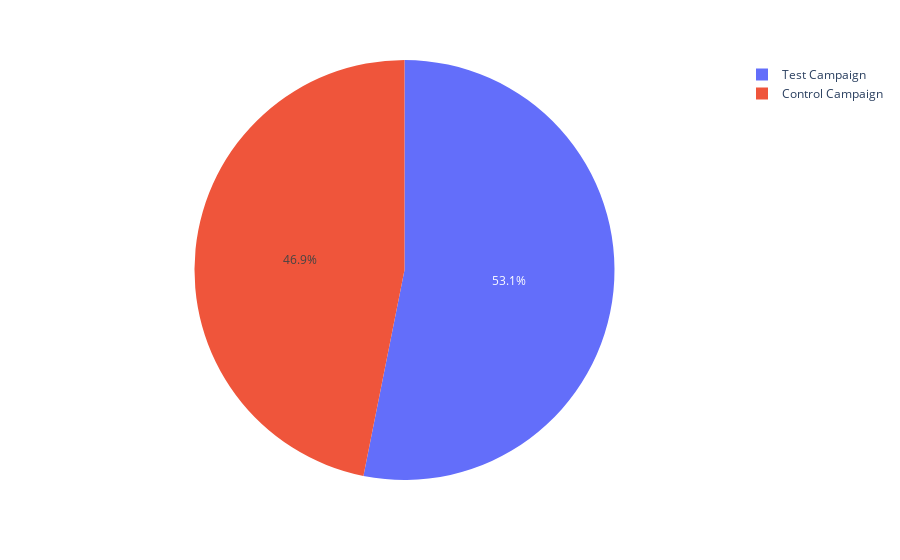

Source (notebook cell):
### Markdown cell above
## Test campaign has more number of Website Clicks than Control campaign

### Code cell
# fig = px.pie(df, values="Number of Searches", names='Campaign Name', color_discrete_sequence=px.colors.sequential.RdBu)
fig = px.pie(df, values="Number of Website Clicks", names='Campaign Name')
fig.show()

### Figure 1 — Plotly figure (JSON) as saved in the notebook; plotly's stock layout.template omitted (floating-point values rounded to 4 significant figures)
{"data": [{"domain": {"x": [0, 1], "y": [0, 1]}, "hovertemplate": "Campaign Name=%{label}<br>Number of Website Clicks=%{value}<extra></extra>", "labels": ["Control Campaign", "Control Campaign", "Control Campaign", "Control Campaign", "Control Campaign", "Control Campaign", "Control Campaign", "Control Campaign", "Control Campaign", "Control Campaign", "Control Campaign", "Control Campaign", "Control Campaign", "Control Campaign", "Control Campaign", "Control Campaign", "Control Campaign", "Control Campaign", "Control Campaign", "Control Campaign", "Control Campaign", "Control Campaign", "Control Campaign", "Control Campaign", "Control Campaign", "Control Campaign", "Control Campaign", "Control Campaign", "Control Campaign", "Control Campaign", "Test Campaign", "Test Campaign", "Test Campaign", "Test Campaign", "Test Campaign", "Test Campaign", "Test Campaign", "Test Campaign", "Test Campaign", "Test Campaign", "Test Campaign", "Test Campaign", "Test Campaign", "Test Campaign", "Test Campaign", "Test Campaign", "Test Campaign", "Test Campaign", "Test Campaign", "Test Campaign", "Test Campaign", "Test Campaign", "Test Campaign", "Test Campaign", "Test Campaign", "Test Campaign", "Test Campaign", "Test Campaign", "Test Campaign", "Test Campaign"], "legendgroup": "", "name": "", "showlegend": true, "type": "pie", "values": [7016, 8110, 6508, 3065, 5320, 4028, 2640, 7260, 6198, 2277, 8137, 2993, 6554, 4521, 4896, 5224, 6628, 7253, 3706, 2578, 5691, 6843, 4410, 4085, 4234, 5435, 4941, 6287, 8127, 4658, 3038, 4657, 7885, 4216, 5863, 7488, 4221, 7184, 8259, 8125, 3750, 8264, 7568, 3993, 4993, 6800, 7910, 6909, 7617, 6050, 5471, 4431, 5077, 7156, 3596, 3820, 6435, 8144, 7651, 4399]}], "layout": {"legend": {"tracegroupgap": 0}, "margin": {"t": 60}}}
